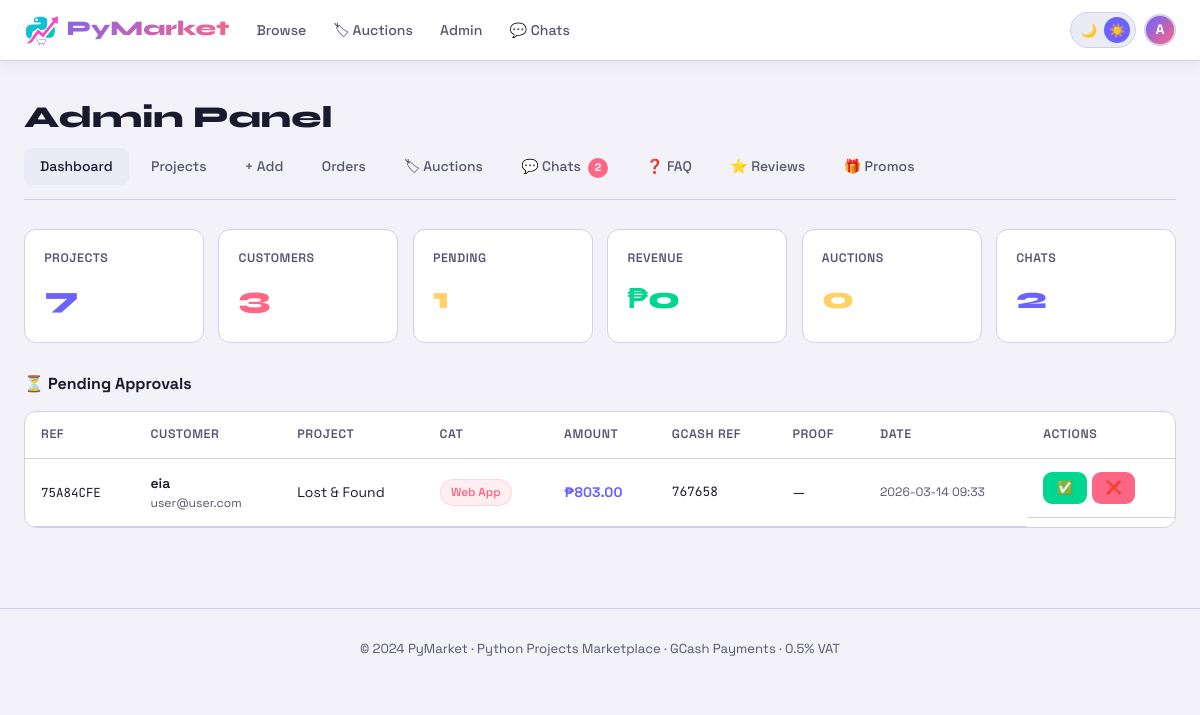
The page /admin (signed in) on the database its author committed.
### tables this page shows
CREATE TABLE orders (
                id INTEGER PRIMARY KEY AUTOINCREMENT,
                order_ref TEXT UNIQUE NOT NULL,
                user_id INTEGER NOT NULL,
                project_id INTEGER NOT NULL,
                amount REAL NOT NULL,
                status TEXT DEFAULT "pending",
                gcash_ref TEXT,
                payment_screenshot TEXT,
                created_at TEXT DEFAULT CURRENT_TIMESTAMP,
                approved_at TEXT,
                FOREIGN KEY(user_id) REFERENCES users(id),
                FOREIGN KEY(project_id) REFERENCES projects(id)
            );

CREATE TABLE users (
                id INTEGER PRIMARY KEY AUTOINCREMENT,
                username TEXT UNIQUE NOT NULL,
                email TEXT UNIQUE NOT NULL,
                password TEXT NOT NULL,
                bio TEXT DEFAULT '',
                avatar TEXT DEFAULT '',
                is_admin INTEGER DEFAULT 0,
                created_at TEXT DEFAULT CURRENT_TIMESTAMP
            );

CREATE TABLE projects (
                id INTEGER PRIMARY KEY AUTOINCREMENT,
                title TEXT NOT NULL,
                description TEXT NOT NULL,
                price REAL NOT NULL,
                tech_stack TEXT,
                category TEXT,
                file_path TEXT,
                is_active INTEGER DEFAULT 1,
                created_at TEXT DEFAULT CURRENT_TIMESTAMP
            , original_price REAL, discount_percent REAL DEFAULT 0, view_count INTEGER DEFAULT 0);

### app.py (the view)
@app.route('/admin')
@login_required
@admin_required
def admin_dashboard():
    db = get_db()
    stats = {
        'projects':     db.execute("SELECT COUNT(*) as c FROM projects").fetchone()['c'],
        'users':        db.execute("SELECT COUNT(*) as c FROM users WHERE is_admin=0").fetchone()['c'],
        'pending':      db.execute("SELECT COUNT(*) as c FROM orders WHERE status='pending'").fetchone()['c'],
        'revenue':      db.execute("SELECT COALESCE(SUM(amount),0) as s FROM orders WHERE status='approved'").fetchone()['s'],
        'unread_chats': db.execute("SELECT COUNT(DISTINCT user_id) as c FROM chats WHERE is_admin_reply=0").fetchone()['c'],
        'auctions':     db.execute("SELECT COUNT(*) as c FROM auctions").fetchone()['c'],
    }
    pending_orders = db.execute('''
        SELECT o.*, u.username, u.email, p.title, p.category FROM orders o
        JOIN users u ON o.user_id=u.id JOIN projects p ON o.project_id=p.id
        WHERE o.status='pending' ORDER BY o.created_at DESC
    ''').fetchall()
    return render_template('admin/dashboard.html', stats=stats, pending_orders=pending_orders)

### app.py (called while the page is built)
@app.after_request
def add_security_headers(response):
    response.headers['X-Frame-Options'] = 'SAMEORIGIN'
    response.headers['X-Content-Type-Options'] = 'nosniff'
    response.headers['Referrer-Policy'] = 'strict-origin-when-cross-origin'
    response.headers['Content-Security-Policy'] = (
        "default-src 'self'; "
        "script-src 'self' 'unsafe-inline'; "
        "style-src 'self' 'unsafe-inline' https://fonts.googleapis.com; "
        "font-src https://fonts.gstatic.com; "
        "img-src 'self' data: https://api.qrserver.com; "
    )
    return response

def get_db():
    conn = sqlite3.connect(DB_PATH)
    conn.row_factory = sqlite3.Row
    return conn

def login_required(f):
    @wraps(f)
    def decorated(*args, **kwargs):
        if 'user_id' not in session:
            flash('login_required')
            return redirect(url_for('login', next=request.url))
        return f(*args, **kwargs)
    return decorated

def admin_required(f):
    @wraps(f)
    def decorated(*args, **kwargs):
        if not session.get('is_admin'):
            return redirect(url_for('index'))
        return f(*args, **kwargs)
    return decorated

### templates/admin/dashboard.html (shortened to what this page needs)
{% extends 'base.html' %}
{% block content %}
<div class="container">
  <h1 class="page-title">Admin Panel</h1>
  <div class="admin-nav">
    <a href="{{ url_for('admin_dashboard') }}" class="active">Dashboard</a>
    <a href="{{ url_for('admin_projects') }}">Projects</a>
    <a href="{{ url_for('admin_add_project') }}">+ Add</a>
    <a href="{{ url_for('admin_orders') }}">Orders</a>
    <a href="{{ url_for('admin_auctions') }}">🏷 Auctions</a>
    <a href="{{ url_for('admin_chats') }}">💬 Chats {% if stats.unread_chats>0 %}<span class="notif-dot">{{ stats.unread_chats }}</span>{% endif %}</a>
    <a href="{{ url_for('admin_faq') }}">❓ FAQ</a>
    <a href="{{ url_for('admin_reviews') }}">⭐ Reviews</a>
    <a href="{{ url_for('admin_promos') }}">🎁 Promos</a>
  </div>
  <div class="stats-grid">
    <div class="stat-card"><div class="stat-label">Projects</div><div class="stat-value" style="color:var(--accent)">{{ stats.projects }}</div></div>
    <div class="stat-card"><div class="stat-label">Customers</div><div class="stat-value" style="color:var(--accent2)">{{ stats.users }}</div></div>
    <div class="stat-card"><div class="stat-label">Pending</div><div class="stat-value" style="color:var(--yellow)">{{ stats.pending }}</div></div>
    <div class="stat-card"><div class="stat-label">Revenue</div><div class="stat-value" style="color:var(--green)">₱{{ "%.0f"|format(stats.revenue) }}</div></div>
    <div class="stat-card"><div class="stat-label">Auctions</div><div class="stat-value" style="color:var(--yellow)">{{ stats.auctions }}</div></div>
    <div class="stat-card"><div class="stat-label">Chats</div><div class="stat-value" style="color:var(--accent)">{{ stats.unread_chats }}</div></div>
  </div>
  {% if pending_orders %}
  <h2 style="font-size:1rem;font-weight:700;margin-bottom:.9rem">⏳ Pending Approvals</h2>
  <div class="table-wrap" style="background:var(--surface);border:1px solid var(--border);border-radius:12px;overflow:hidden">
    <table>
      <thead><tr><th>Ref</th><th>Customer</th><th>Project</th><th>Cat</th><th>Amount</th><th>GCash Ref</th><th>Proof</th><th>Date</th><th>Actions</th></tr></thead>
      <tbody>
        {% for o in pending_orders %}
        <tr>
          <td><span style="font-family:var(--mono);font-size:.78rem">{{ o['order_ref'] }}</span></td>
          <td><div style="font-weight:600;font-size:.87rem">{{ o['username'] }}</div><div style="color:var(--muted);font-size:.76rem">{{ o['email'] }}</div></td>
          <td style="font-size:.87rem">{{ o['title'] }}</td>
          <td>{% if o['category'] %}<span class="badge badge-cat">{{ o['category'] }}</span>{% else %}—{% endif %}</td>
          <td style="font-weight:700;color:var(--accent);white-space:nowrap">₱{{ "%.2f"|format(o['amount']) }}</td>
          <td style="font-family:var(--mono);font-size:.8rem">{{ o['gcash_ref'] or '—' }}</td>
          <td>{% if o['payment_screenshot'] %}<a href="{{ url_for('view_payment_proof',filename=o['payment_screenshot']) }}" target="_blank" class="btn btn-outline btn-sm">View</a>{% else %}—{% endif %}</td>
          <td style="color:var(--muted);font-size:.76rem;white-space:nowrap">{{ o['created_at'][:16] }}</td>
          <td style="display:flex;gap:.3rem;flex-wrap:wrap">
            <a href="{{ url_for('approve_order',oid=o['id']) }}" class="btn btn-success btn-sm">✅</a>
            <a href="{{ url_for('reject_order',oid=o['id']) }}" class="btn btn-danger btn-sm">❌</a>
          </td>
        </tr>
        {% endfor %}
      </tbody>
    </table>
  </div>
  {% else %}
  <div class="empty" style="padding:2rem"><div class="empty-icon">✅</div><div>No pending orders!</div></div>
  {% endif %}
</div>
{% endblock %}

### templates/base.html (style rules this page uses)
[data-theme="light"] { --bg:#f2f2f8;--surface:#ffffff;--surface2:#ebebf5;--border:#d0d0e8;--text:#1a1a2e;--muted:#55556e;--shadow:rgba(0,0,0,.07);--card-shadow:rgba(108,99,255,.1) }
:root { --accent:#6c63ff;--accent2:#ff6584;--green:#00d68f;--yellow:#ffd166;--font:'Space Grotesk',sans-serif;--mono:'JetBrains Mono',monospace;--display:'Syne',sans-serif }
* { margin:0;padding:0;box-sizing:border-box }
html { scroll-behavior:smooth }
body { background:var(--bg);color:var(--text);font-family:var(--font);min-height:100vh;line-height:1.6;transition:background .25s,color .25s }
a { color:inherit;text-decoration:none }
.notif-dot { display:inline-block;background:var(--accent2);color:#fff;border-radius:99px;font-size:.68rem;font-weight:700;padding:.08rem .4rem;margin-left:.25rem;vertical-align:middle }
.container { max-width:1280px;margin:0 auto;padding:2rem 1.5rem }
.page-title { font-family:var(--display);font-size:1.9rem;font-weight:800;margin-bottom:.4rem }
.badge { font-size:.73rem;font-weight:600;padding:.22rem .65rem;border-radius:99px;display:inline-block }
.badge-cat { background:rgba(255,101,132,.1);color:var(--accent2);border:1px solid rgba(255,101,132,.18) }
.btn { display:inline-flex;align-items:center;justify-content:center;gap:.45rem;padding:.7rem 1.5rem;border-radius:9px;font-family:var(--font);font-size:.92rem;font-weight:600;cursor:pointer;border:none;transition:.2s;text-align:center }
.btn-success { background:var(--green);color:#000 }
.btn-danger { background:var(--accent2);color:#fff }
.btn-sm { padding:.35rem .85rem;font-size:.82rem }
.table-wrap { overflow-x:auto;-webkit-overflow-scrolling:touch }
table { width:100%;border-collapse:collapse;min-width:500px }
th,td { padding:.8rem 1rem;text-align:left;border-bottom:1px solid var(--border);font-size:.87rem }
th { font-size:.77rem;font-weight:600;letter-spacing:.05em;color:var(--muted);text-transform:uppercase;white-space:nowrap }
.stats-grid { display:grid;grid-template-columns:repeat(auto-fit,minmax(150px,1fr));gap:.9rem;margin-bottom:1.8rem }
.stat-card { background:var(--surface);border:1px solid var(--border);border-radius:12px;padding:1.2rem }
.stat-label { font-size:.77rem;font-weight:600;color:var(--muted);text-transform:uppercase;letter-spacing:.04em;margin-bottom:.3rem }
.stat-value { font-family:var(--display);font-size:1.9rem;font-weight:800 }
.admin-nav { display:flex;gap:.4rem;margin-bottom:1.8rem;border-bottom:1px solid var(--border);padding-bottom:.9rem;flex-wrap:wrap }
.admin-nav a { padding:.45rem 1rem;border-radius:8px;font-size:.87rem;font-weight:500;color:var(--muted);transition:.2s;white-space:nowrap }
.admin-nav a:hover,.admin-nav a.active { background:var(--surface2);color:var(--text) }

### rows shown on the page
orders: order_ref "75A84CFE", username "eia", email "user@user.com", title "Lost & Found", category "Web App", amount "803.00", gcash_ref "767658", created_at "2026-03-14 09:33"

### other values the page prints
{{ session.username[0].upper() }} "A"
{{ stats.unread_chats }} "2"
{{ stats.projects }} "7"
{{ stats.users }} "3"
{{ stats.pending }} "1"
{{ "%.0f"|format(stats.revenue) }} "0"
{{ stats.auctions }} "0"
